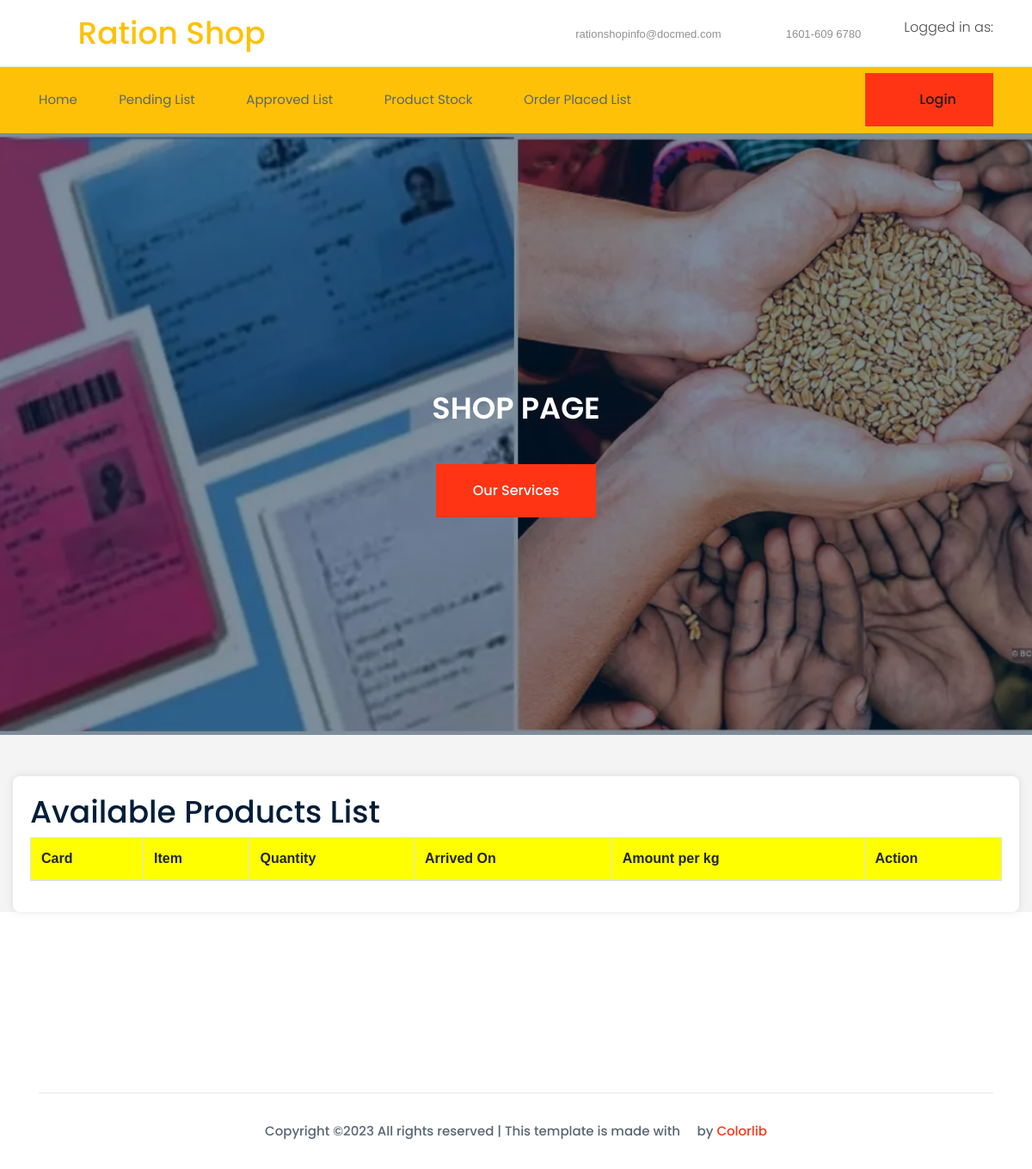
Page /shop/viewproduct on the earlier database version.
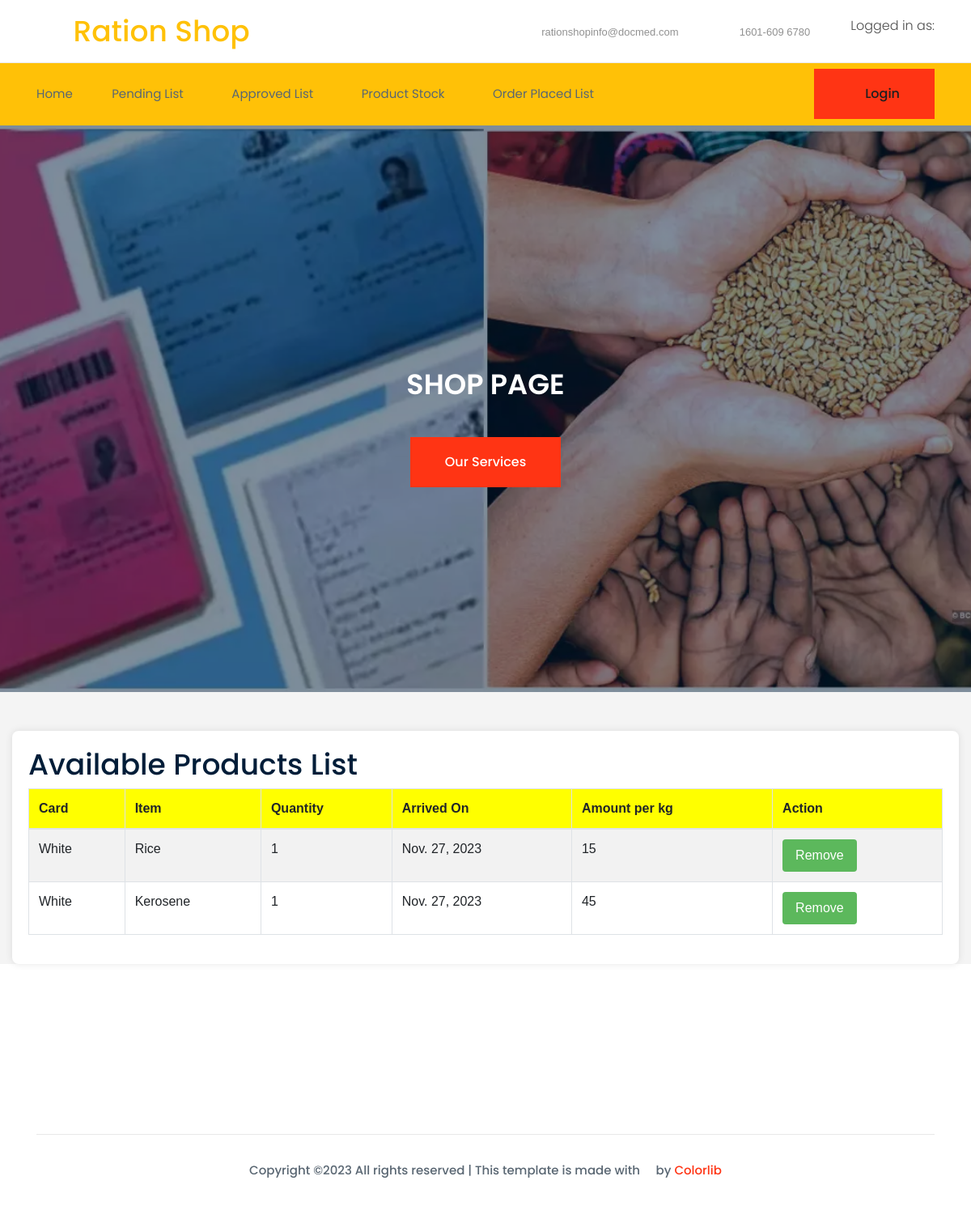
Same page on the later database version.
### ration_shop_app/models.py (models this page shows)
class Product(models.Model):
    card = models.ForeignKey(Card, on_delete=models.CASCADE,null=True)
    item = models.ForeignKey(Product_Item, on_delete=models.CASCADE,null=True)
    quantity = models.CharField(max_length=1000, null=True)
    arrived = models.DateField( auto_now_add=False, null=True)
    amount = models.CharField(max_length=100, null=True)
    status = models.CharField(max_length=100, null=True)

class Card(models.Model):
    card = models.CharField(max_length=20, null=True)
    allowed_quantity=models.CharField(max_length=100, null=True)
    status = models.CharField(max_length=100, null=True)

class Product_Item(models.Model):
    item = models.CharField(max_length=20, null=True)
    status = models.CharField(max_length=100, null=True)

### ration_shop_app/shop_views.py (the view)
# urls.py: path('viewproduct',View_Product.as_view()),
class View_Product(TemplateView):
    template_name = 'shop/productslist.html'
    def get_context_data(self, **kwargs):
        context = super(View_Product, self).get_context_data(**kwargs)
        view_pp = Product.objects.all()
        context['view_pp'] = view_pp
        return context

### templates/shop/productslist.html (shortened to what this page needs)
{% extends 'shop/base.html' %}
{% load static %}
{% block content %}
    <div class="slider_area">
        <div class="single_slider d-flex align-items-center slider_bg_1">
            <div class="container">
                <div class="row align-items-center justify-content-center">
                    <div class="col-xl-8">
                        <div class="slider_text text-center justify-content-center">
                            <h3>SHOP PAGE</h3>
                            <a class="boxed-btn3" href="service.html">Our Services</a>
                        </div>
                    </div>
                </div>
            </div>
        </div>
    </div>
    <br>
    <br>
    <div class="col-xl-12">
        <div id="page-inner">
            <h1>Available Products List</h1>
            <table class="table table-bordered table-striped table-hover">
                <thead style="background-color: yellow;">
                    <th class="info">Card</th>
                    <th class="info">Item</th>
                    <th class="info">Quantity</th>
                    <th class="info">Arrived On</th>
                    <th class="info">Amount per kg</th>
                    <th class="info">Action</th>
                </thead>
                {% for i in view_pp %}
                    <tr>
                        <td>{{ i.card.card }}</td>
                        <td>{{ i.item.item }}</td>
                        <td>{{ i.quantity }}</td>
                        <td>{{ i.arrived }}</td>
                        <td>{{ i.amount }}</td>
                        <td><a href="remove?id={{i.id}}" class="btn btn-success">Remove</a></td>
                    </tr>
                {% endfor %}
            </table>
        </div>
    </div>
{% endblock %}

### templates/shop/base.html (shortened to what this page needs)
{% load static %}
<!doctype html>
<html class="no-js" lang="zxx">
<head>
    <link rel="stylesheet" href="{% static 'css/bootstrap.min.css' %}">
    <link rel="stylesheet" href="{% static 'css/owl.carousel.min.css' %}">
    <link rel="stylesheet" href="{% static 'css/magnific-popup.css' %}">
    <link rel="stylesheet" href="{% static 'css/font-awesome.min.css' %}">
    <link rel="stylesheet" href="{% static 'css/themify-icons.css' %}">
    <link rel="stylesheet" href="{% static 'css/nice-select.css' %}">
    <link rel="stylesheet" href="{% static 'css/flaticon.css' %}">
    <link rel="stylesheet" href="{% static 'css/gijgo.css' %}">
    <link rel="stylesheet" href="{% static 'css/animate.css' %}">
    <link rel="stylesheet" href="{% static 'css/slick.css' %}">
    <link rel="stylesheet" href="{% static 'css/slicknav.css' %}">
    <link rel="stylesheet" href="https://ajax.googleapis.com/ajax/libs/jqueryui/1.11.2/themes/smoothness/jquery-ui.css">
    <link rel="stylesheet" href="{% static 'css/style.css' %}">
</head>
<body>
    <header>
        <div class="header-area ">
            <div class="header-top_area d-none d-lg-block">
                <div class="container">
                    <div class="row align-items-center">
                        <div class="col-xl-4 col-lg-4">
                            <div class="logo">
                                <a href="index.html">
                                    <h1 class="m-0 display-5 text-warning"><i class="fa fa-university mr-2"></i> Ration Shop</h1>
                                </a>
                            </div>
                        </div>
                        <div class="col-xl-8 col-md-8">
                            <div class="header_right d-flex align-items-center">
                                <div class="short_contact_list">
                                    <ul>
                                        <li><a href="#"> <i class="fa fa-envelope"></i> rationshopinfo@docmed.com</a></li>
                                        <li><a href="#"> <i class="fa fa-phone"></i> 1601-609 6780</a></li>
                                    </ul>
                                </div>
                                <div class="book_btn d-none d-lg-block">
                                    <p>Logged in as: {{request.user.first_name}}</p>
                                </div>
                            </div>
                        </div>
                    </div>
                </div>
            </div>
            <div id="sticky-header" class="main-header-area bg-warning">
                <div class="container ">
                    <div class="header_bottom_border">
                        <div class="row align-items-center">
                            <div class="col-xl-9 col-lg-9">
                                <div class="main-menu  d-none d-lg-block ">
                                    <nav>
                                        <ul id="navigation">
                                            <li><a  href="/shop">home</a></li>
                                            <li><a href="#">Pending List <i class="ti-angle-down"></i></a>
                                            </li>
                                            <li><a href="#">Approved List <i class="ti-angle-down"></i></a>
                                            </li>
                                            <li><a href="#">Product stock <i class="ti-angle-down"></i></a>
                                            </li>
                                            <li><a href="order_placed">Order Placed List</a></li>
                                        </ul>
                                    </nav>
                                </div>
                            </div>
                            <div class="col-xl-3 col-lg-3 d-none d-lg-block">
                                <div class="Appointment justify-content-end">
                                    <div class="boxed-btn3 ">
                                        <li><i class="fa fa-user-circle-o mr-2"></i><a href="{% url 'login' %}">Login</a></li>
                                    </div>
                                </div>
                            </div>
                            <div class="col-12">
                            </div>
                        </div>
                    </div>
                </div>
            </div>
        </div>
    </header>
    {% block content %}
    {% endblock  %}
    <footer class="footer">
        <div class="footer_top">
        </div>
        <div class="copy-right_text">
            <div class="container">
                <div class="footer_border"></div>
                <div class="row">
                    <div class="col-xl-12">
                        <p class="copy_right text-center">
Copyright &copy;<script>document.write(new Date().getFullYear());</script> All rights reserved | This template is made with <i class="fa fa-heart-o" aria-hidden="true"></i> by <a href="https://colorlib.com" target="_blank">Colorlib</a>
                        </p>
                    </div>
                </div>
            </div>
        </div>
    </footer>
</body>
</html>

### templates/shop/productslist.html (style rules this page uses)
body { font-family: 'Arial', sans-serif; background-color: #f4f4f4; }
#page-inner { background-color: #fff; padding: 20px; border-radius: 8px; box-shadow: 0 0 10px rgba(0, 0, 0, 0.1); }
table { width: 100%; margin-bottom: 20px; border-collapse: collapse; }
th, td { padding: 12px; text-align: left; border-bottom: 1px solid #ddd; }
th { font-weight: bold; }
.btn { padding: 8px 16px; border: none; border-radius: 4px; cursor: pointer; }
.btn-success { background-color: #5cb85c; color: #fff; }

Differences in the rows shown:
added Product: card.card "White", item.item "Rice", quantity "1", arrived "Nov. 27, 2023", amount "15"
added Product: card.card "White", item.item "Kerosene", quantity "1", arrived "Nov. 27, 2023", amount "45"
